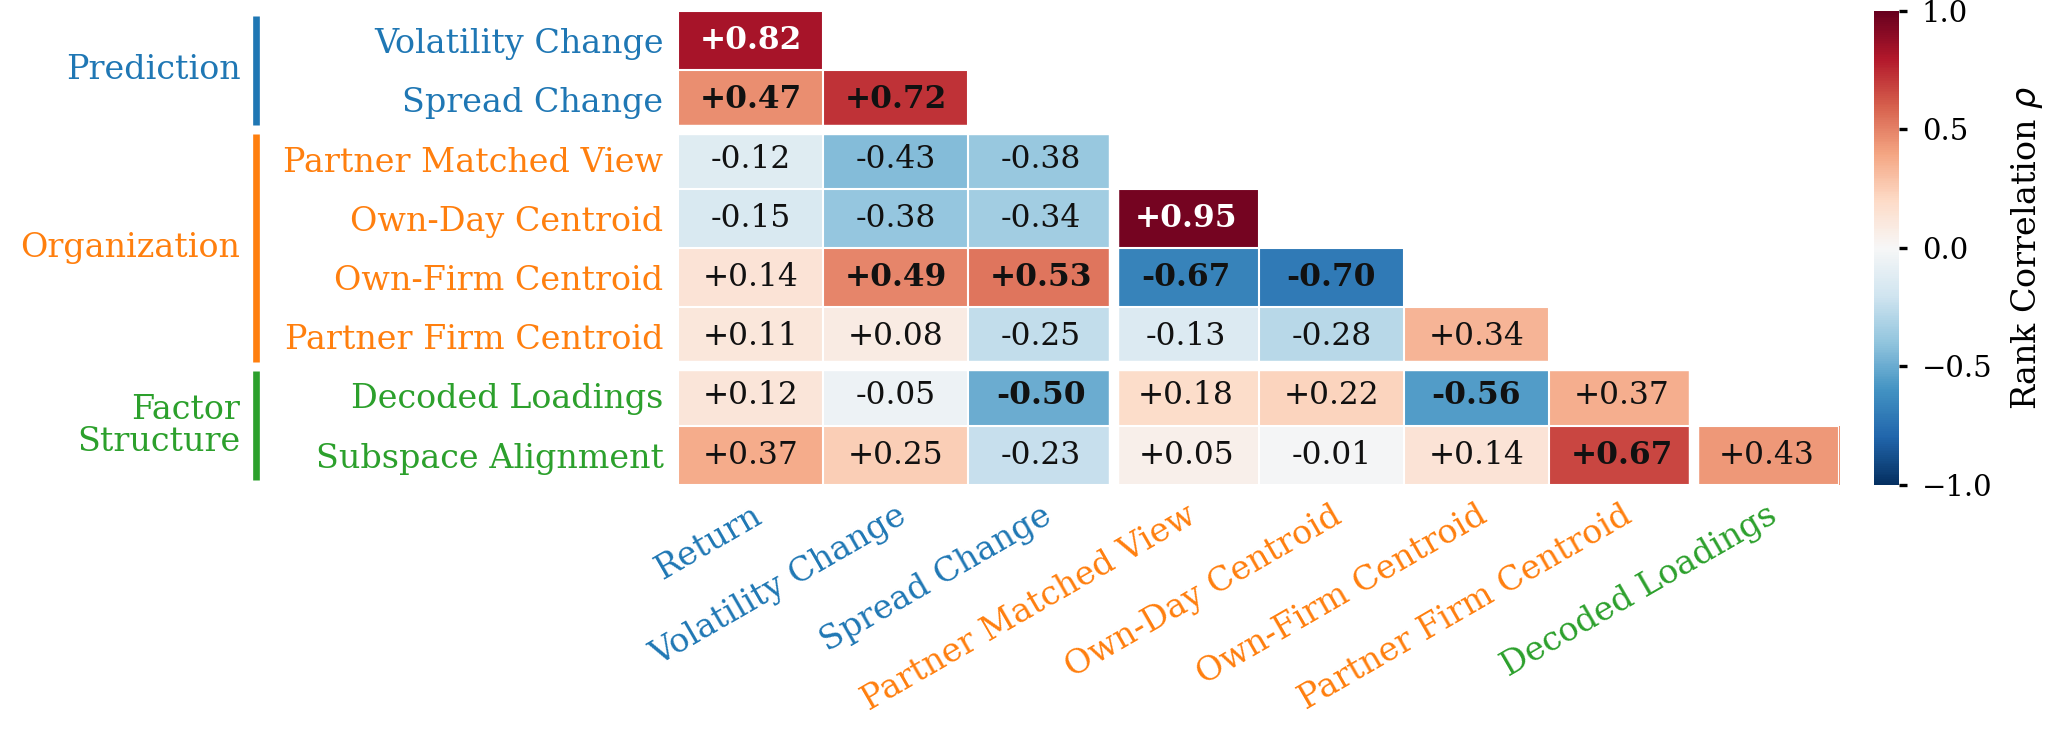

Write Python code to recreate this figure.
"""Do the nine evaluations rank the models the same way? A rank-rank matrix.

Eighteen METHODS and the Random ViT floor are scored by nine different
evaluations in this repo, and the tables that report them live apart: three
rank-IC probes (plots/core/probe_fit_table), four organization tasks and two
factor-structure analyses (plots/core/fixed_panel_table). Each is read on its
own, so nothing says whether they are nine views of one quality or nine
different questions. This ranks every entry 1..19 on each task and correlates
the RANKINGS.

A METHOD IS NOT AN ENCODER. Every arm here is retrained per eval month, so
one row of the rank table summarizes one separately trained encoder per month
of the shared panel, each scored on the month after its training span, then
averaged. n = 19 for every correlation because 19 is the number of things
being ranked; the months are what makes each of those 19 numbers stable
rather than one draw.

THE NINE TASKS (rows/columns of the matrix, in group order):

    Return                  rank IC, forward VWAP return,   h = 900 s (15 min)
    Volatility Change       rank IC, volatility change,     h = 900 s
    Spread Change           rank IC, spread change,         h = 900 s
    Partner Matched View    T1: pooled NN is the partner's same-day view
    Own-Day Centroid        T2: nearest centroid is the focal day's
    Own-Firm Centroid       T3: nearest centroid is the focal firm's
    Partner Firm Centroid   T4: centroid NN is the partner's centroid
    Decoded Loadings        ridge decode of Pelger factor loadings 1-4
    Subspace Alignment      canonical overlap of embedding PCs and loadings

ONE FIGURE, ONE CONFIGURATION. There are no variant flags: every choice
below is made once, here, so there is exactly one matrix to quote and no way
to quote the wrong one.

  * THE ROSTER IS THE 18 TRAINED METHODS PLUS THE RANDOM ViT -- 19 ranked
    entries (METHODS). The floor is ranked like any method, so a task where
    it places well is visibly a task that measures little. It is kept OUT of
    ROSTER itself, because both paper tables read ROSTER as their method list
    and render the floor in a block of their own.

  * THE SOURCES ARE THE PAPER TABLES' OWN LOADERS, so a number here is the
    number in the table (2026-09-26 rebuild, after the six-month retrain):
      forecasting   plots/core/probe_fit_table.load_results -- the ridge probe
                    (alpha 10) at the full six-month fit pool, predictive
                    readout; the Random ViT is the randinit seeds averaged
                    within a month.
      organization  fixed_panel_P3S2{tag}.json over fixed_panel_table's
                    DEFAULT_TAGS; the floor is its seeded ``random`` model.
      factors       decode_loadings / subspace_alignment{tag}.json over the
                    same tags; the floor is the five randvit seeds averaged
                    within a month.
    ROSTER is keyed by the one-month generation (``<x>_final``); every SSL and
    LeJEPA row is read under its six-month key (``<x>_6mo``), exactly as the
    two tables map it.

  * THE SUPERVISED ARMS ARE READ THROUGH THEIR OWN HEAD on the target(s) they
    trained for (plots/metrics/probe_head_ic.json), probe everywhere else.
    See ic_scores().

  * T1-T4 ARE RANKED ON BOTH READOUTS, averaged. The rank by TOP-1 RATE
    (higher better) with the rank by MEAN RANK of the target among the
    candidates (lower better): the rate saturates once a model is good and
    says nothing about how it fails, the mean rank does, so neither alone is
    the task. The average is re-ranked, so every column is a permutation of
    1..N before anything is correlated.

  * THE FACTOR COLUMNS ARE ONE NUMBER EACH -- the mean OOS Pearson r over
    total loadings 1-4, and rho-bar. The other number each analysis reports
    is deliberately unused. Permutation z only calibrates rho ("read rho; z
    only guards it" -- summarize.alignment), so averaging it in adds nothing.
    Factor-model R^2 is a different question (a stock's communality, not its
    position in factor space) and belongs in prose, not in this column.

ONE MONTH PANEL FOR EVERYTHING. A rank is only meaningful if every entry
earned it on the same months, so every score -- all nine tasks, all 19
entries -- is averaged over the eval months EVERY source has for EVERY entry
(``shared_panel``). As of 2026-09-26 that is all 31 months (the multihead's
last six head, organization and factor months were filled in that day). The
run prints the panel and, if it shrinks, which entries limit it.

ABSOLUTE vs DELTA IC. The IC columns are absolute rank IC. On a shared month
panel this changes no ordering -- mean dIC = mean IC - mean floor, one
constant per column -- so the figure is the same either way.

Outputs, in this folder:

    task_rank_corr.{png,pdf}   the lower-triangle 9x9 Spearman matrix
    task_rank_corr.json        the 19x9 rank table + the correlations

Run:
    uv run plots/task_corr/task_rank_corr.py
    uv run plots/task_corr/task_rank_corr.py --from-json   # replot only
"""
from __future__ import annotations

import argparse
import json
import statistics as st
import sys
from pathlib import Path

import numpy as np
from scipy.stats import rankdata, spearmanr

HERE = Path(__file__).resolve().parent
_PLOTS = HERE.parent
sys.path.insert(0, str(_PLOTS))
sys.path.insert(0, str(HERE))
# `paths` (FACTORS/PANELS) lives in plots/core; this module moved out of it.
sys.path.insert(0, str(_PLOTS / "core"))
# _plot_ic() does a function-local `import metrics` (plots/metrics/metrics.py,
# for SERIES_DEFS/load_ic_metrics). It is lazy, so dropping this path does NOT
# fail at import time -- only when that code path runs.
sys.path.insert(0, str(_PLOTS / "metrics"))

from style import (  # noqa: E402
    COMPACT_RC_PARAMS, SERIES_STYLES, WIDTH_FULL, apply_style, save_figure,
)

from paths import FACTORS as FS  # noqa: E402
H = 900          # the paper's headline horizon, 15 minutes
ALPHA = 10.0     # the ridge alpha probe_fit_table reports

# ONE CANVAS FOR BOTH FIGURES. The two are shown on consecutive slides, so
# they must occupy the same footprint or the deck jumps between them. That
# rules out ``bbox_inches="tight"``, whose output size depends on how long
# the labels happen to be (it had them at 6.92x5.34 and 4.99x4.18 in). Both
# now save on a FIXED canvas with explicit margins instead; the margins are
# what has to be right, since nothing outside them is rendered.
#
# THE SIZE IS plots/core/probe_fit_breadth.png's AS SAVED -- 2055 x 740 px at
# 300 dpi. That figure is WIDTH_FULL x 0.36 cropped tight, so these sit on the
# page at the same footprint and, with COMPACT_RC_PARAMS, the same type size.
FIG_SIZE = (2055 / 300, 740 / 300)

# THE ROSTER, and the two names each model answers to: ``lat`` in the
# latent-eval JSONs (fixed_panel and factors agree on it), ``ic`` in
# plots/metrics.SERIES_DEFS. The two trees grew separately, so the join is by
# hand; a model missing from either side raises rather than being ranked on
# half the tasks.
FAMILY_CITE = {"LeJEPA": "balestriero2025lejepaprovablescalableselfsupervised"}

# LATEX-ONLY SIZE OVERRIDES for row names that do not fit their column.
# Applied by BOTH table renderers, AFTER escaping, and keyed by the label as a
# row actually prints it (family prefix already trimmed).
#
# NOT part of `label`. ROSTER's labels also name points in the matplotlib
# figures below and rows in rankme_table.py's plain-text output, where a LaTeX
# macro would print literally rather than run.
LATEX_LABEL_SIZE = {
    "Same Stock, Diff. View": "scriptsize",
}


def latex_size_label(escaped, plain):
    """``escaped`` wrapped in its size macro, if ``plain`` has one."""
    size = LATEX_LABEL_SIZE.get(plain)
    return ("\\" + size + "{" + escaped + "}") if size else escaped


ROSTER: list[dict] = [
    {"label": "LeJEPA Same Stock, Diff. View", "fam": "LeJEPA",
     "lat": "pair_rrc_final",   "ic": "pair_rrc", "style": "lejepa_rrc"},
    {"label": "LeJEPA Time Warping",    "fam": "LeJEPA",
     "lat": "pair_warp_final",  "ic": "pair_warp", "style": "aug_warp"},
    {"label": "LeJEPA Gaussian Noising", "fam": "LeJEPA",
     "lat": "pair_noise_final", "ic": "pair_noise", "style": "aug_noise"},
    {"label": "LeJEPA Cross Stock",     "fam": "LeJEPA",
     "lat": "pair_k2_final",    "ic": "pair_k2", "style": "cross_stock_k2"},
    {"label": "LeJEPA C-S, Same Industry", "fam": "LeJEPA",
     "lat": "pair_k2ind_final", "ic": "pair_k2ind", "style": "cross_stock_k2ind"},
    # THE SUPERVISED ARMS ARE READ THROUGH THEIR OWN TRAINED HEAD on the
    # target(s) they were trained for; the probe still supplies their other
    # targets, and every unsupervised arm is probe everywhere because a head
    # is not a thing it has. A head is the model's actual output -- scoring a
    # specialist by linear probe measures a readout nobody would deploy, and
    # understates it on its own task (+0.0019 return, +0.0039 vol, +0.0482
    # spread).
    #
    # THE MULTIHEAD WAS BLOCKED UNTIL 2026-08-31. Its heads were written by a
    # loader that never loaded the head weights, so 31 of 32 months carried an
    # UNTRAINED head whose return IC averaged -0.0015 against a +0.0145 probe.
    # The full-history re-score landed 2026-08-31 03:16 and all 32 runs are now
    # stamped with style.HEAD_SCHEMA, which ICRun.head enforces -- an unstamped
    # multihead checkpoint returns None rather than that noise, so this cannot
    # silently regress. See [[supervised_head_collapse]].
    #
    # THE ASYMMETRY IS REAL AND BELONGS IN THE CAPTION: on the three
    # forecasting columns four methods are read through a trained head and
    # fifteen (the Random ViT included) through a linear probe. On the
    # 18-method, one-month-span campaign it changed little -- one cell moved
    # by >= 0.05, mean |rho| 0.349 -> 0.355 -- but it handed the multihead
    # first place on forecasting, ahead of MAE.
    {"label": "Supervised (return)",    "fam": "Supervised",
     "lat": "sup_return_w8",    "ic": "sup_return_w8",
     "style": "supervised_return", "head": ("return",)},
    {"label": "Supervised (vol)",       "fam": "Supervised",
     "lat": "sup_vol_w8",       "ic": "sup_vol_w8",
     "style": "supervised_vol", "head": ("volatility_change",)},
    {"label": "Supervised (spread)",    "fam": "Supervised",
     "lat": "sup_spread_w8",    "ic": "sup_spread_w8",
     "style": "supervised_spread", "head": ("spread_change",)},
    {"label": "Supervised (multihead)", "fam": "Supervised",
     "lat": "sup_multi_w8",     "ic": "sup_multi_w8",
     "style": "multihead",
     "head": ("return", "volatility_change", "spread_change")},
    {"label": "BYOL", "fam": "SSL", "lat": "byol_final", "cite": "grill2020bootstraplatentnewapproach",    "ic": "ssl_byol", "style": "byol"},
    {"label": "CoST",    "fam": "SSL", "lat": "cost_final", "cite": "woo2022costcontrastivelearningdisentangled",    "ic": "ssl_cost", "style": "cost"},
    {"label": "CPC",     "fam": "SSL", "lat": "cpc_final", "cite": "oord2019representationlearningcontrastivepredictive",     "ic": "ssl_cpc", "style": "cpc"},
    {"label": "DINO", "fam": "SSL", "lat": "dino_final", "cite": "caron_etal_dino",    "ic": "ssl_dino", "style": "dino"},
    {"label": "I-JEPA",  "fam": "SSL", "lat": "ijepa_final", "cite": "assran2023selfsupervisedlearningimagesjointembedding",   "ic": "ssl_ijepa", "style": "ijepa"},
    {"label": "MAE",     "fam": "SSL", "lat": "mae_final", "cite": "he_etal_2022",     "ic": "ssl_mae", "style": "mae"},
    {"label": "TF-C",    "fam": "SSL", "lat": "tfc_final", "cite": "zhang2022selfsupervisedcontrastivepretrainingtime",     "ic": "ssl_tfc", "style": "tfc"},
    {"label": "TimeMAE", "fam": "SSL", "lat": "timemae_final", "cite": "Cheng_2026", "ic": "ssl_timemae", "style": "timemae"},
    {"label": "TS2Vec",  "fam": "SSL", "lat": "ts2vec_final", "cite": "yue2022ts2vec",  "ic": "ssl_ts2vec", "style": "ts2vec"},
]

# THE RANDOM ViT, ranked as a 19th entry. NOT in ROSTER: ROSTER is the
# method list both paper tables render, and they give the floor its own block.
# ``lat``/``ic`` are unused for it -- each loader resolves the floor from its
# own seeds (see the module docstring).
FLOOR_ENTRY = {"label": "Random ViT", "fam": "Untrained", "lat": "random",
               "ic": "randinit", "style": "randinit", "point": "Random ViT"}
METHODS: list[dict] = ROSTER + [FLOOR_ENTRY]


def series_key(m: dict) -> str:
    """The key this entry's CURRENT results are stored under.

    ROSTER is keyed by the one-month generation; the reported wave is the
    six-month retrain, which the SSL and LeJEPA arms carry as ``<x>_6mo``.
    The supervised ``*_w8`` keys were never renamed.
    """
    k = m["lat"]
    return k[:-len("_final")] + "_6mo" if k.endswith("_final") else k


# DINO/BYOL ARE TIME-WARP VIEWS, and the table no longer says so in the row
# name (dropped 2026-09-17 for width). Both pin dataset_overrides to draw the
# positive pair as two time warps of ONE window -- the same view LeJEPA's
# 'Time Warping' row uses -- so a reader who takes these as image-style crops
# has them wrong. If the name does not carry it, the prose must.

# (task label, group). The group drives the block gaps, the tick colors and
# the left-hand brackets.
#
# THE LABELS ARE THE DIAGRAM PANEL TITLES, VERBATIM. T1-T4 are the four
# ``CLEAN_TITLES`` of fixed_panel/metric_diagram.py, and the two factor tasks
# are panels 3 and 4 of factors/factor_diagram.py (``--clean``); the three
# probes are the ``WM_PANEL_TITLES`` of plots/metrics/metrics.py. A talk shows
# the diagram and then this matrix, so a task must not change its name in
# between -- "T3" and "Own-Firm Centroid" being the same thing is not
# something an audience can be asked to hold in their head.
# The forecasting family's name, spelled ONCE: it is a group label on the
# figure and the filter plot_split splits on, and those two drifting apart
# would silently put every task on one side of the scatter.
PRED_GROUP = "Prediction"

# (label, group, source). ``source`` is what build_table dispatches on, so a
# task is declared ONCE: renaming a label cannot silently desynchronize a
# column from its data the way a second hard-coded name list can.
TASKS: list[tuple[str, str, str]] = [
    ("Return",                PRED_GROUP,      "ic:return"),
    ("Volatility Change",     PRED_GROUP,      "ic:volatility_change"),
    ("Spread Change",         PRED_GROUP,      "ic:spread_change"),
    ("Partner Matched View",  "Organization",      "org:T1"),
    ("Own-Day Centroid",      "Organization",      "org:T2"),
    ("Own-Firm Centroid",     "Organization",      "org:T3"),
    ("Partner Firm Centroid", "Organization",      "org:T4"),
    ("Decoded Loadings",      "Factor Structure",  "fac:decode"),
    ("Subspace Alignment",    "Factor Structure",  "fac:align"),
]
GROUP_COLOR = {PRED_GROUP: "tab:blue", "Organization": "tab:orange",
               "Factor Structure": "tab:green"}


# ── scores ────────────────────────────────────────────────────────────────
#
# Every loader returns PER-MONTH values, {task: {label: {month: value}}}, and
# nothing is averaged until build_table has the shared panel. A score that is
# missing for an entry raises rather than being dropped: a rank table with a
# hole in it silently re-ranks everything below it.

def _nanmean(xs) -> float:
    xs = [float(x) for x in xs if x is not None and float(x) == float(x)]
    return st.fmean(xs) if xs else float("nan")


def _core():
    """The two paper-table modules, imported lazily (they pull the registry)."""
    for p in (_PLOTS.parent, _PLOTS / "latent_eval" / "fixed_panel"):
        if str(p) not in sys.path:
            sys.path.insert(0, str(p))
    import fixed_panel_table as fpt
    import probe_fit_table as pft
    return pft, fpt


def ic_scores() -> dict[str, dict[str, dict[str, float]]]:
    """{target: {label: {month: rank IC at h=900}}}.

    READOUT. Every entry is read through the ridge probe on its frozen
    embedding, EXCEPT that a supervised arm is read through its own trained
    head on the target(s) it was trained for: that head is the model's actual
    output, and scoring it by probe measures a readout nobody would deploy.
    Off its own target a supervised arm is probe, like everyone else. Say so
    wherever the ranking is quoted -- on its own column a specialist is a
    trained head against linear probes.
    """
    pft, _ = _core()
    ics, _ns, nfiles, _unk = pft.load_results(ALPHA)
    head = pft.load_head()
    seeds = sorted(k for k in ics if k.startswith("randinit_"))
    if not seeds:
        raise SystemExit("no randinit_* floor in the probe results")
    print(f"  [ic] {nfiles} result files; floor seeds {', '.join(seeds)}")

    res: dict[str, dict[str, dict[str, float]]] = {}
    for task, _ in pft.TASKS:
        target = task[:-len(f"_{H}")]
        col = {}
        for m in METHODS:
            if m is FLOOR_ENTRY:
                months = {mo for s_ in seeds for mo in ics[s_].get(task, {})}
                col[m["label"]] = {
                    mo: _nanmean([ics[s_].get(task, {}).get(mo)
                                  for s_ in seeds]) for mo in months}
                continue
            key = series_key(m)
            if target in (m.get("head") or ()):
                per = head.get((key, task))
                if not per:
                    raise SystemExit(f"no head {task} for {key} in "
                                     f"{pft.HEAD_JSON.name}")
            else:
                per = ics.get(key, {}).get(task)
                if not per:
                    raise SystemExit(f"no probe {task} for {key}")
            col[m["label"]] = dict(per)
        res[target] = col
    return res


def organization_scores() -> dict[str, dict[str, dict[str, tuple]]]:
    """{'T1'..'T4': {label: {month: (top-1 rate, mean rank)}}}.

    Merged over fixed_panel_table.DEFAULT_TAGS the way that table merges
    them (later tags win a repeated key). Every tag is one panel geometry, so
    a month's rate and rank are comparable across entries.
    """
    _, fpt = _core()
    geo, tags = fpt.load_geo(list(fpt.DEFAULT_TAGS), required=False)
    print(f"  [org] tags {' '.join(tags)}")
    res: dict[str, dict[str, dict[str, tuple]]] = {}
    for mi in ("1", "2", "3", "4"):
        col = {}
        for m in METHODS:
            key = fpt.FLOOR if m is FLOOR_ENTRY else series_key(m)
            d = (geo.get(key) or {}).get(f"metric{mi}")
            if not d:
                raise SystemExit(f"no T{mi} result for {key}")
            rates, ranks = d["month_rates"], d["month_ranks"]
            col[m["label"]] = {
                mo: (float(rates[mo]), float(ranks[mo])) for mo in rates
                if mo in ranks and rates[mo] == rates[mo]
                and ranks[mo] == ranks[mo]}
        res[f"T{mi}"] = col
    return res


def _factor_months(tags, stem: str, field) -> dict[str, dict[str, float]]:
    """{series: {month: value}} from one factor stage, merged over ``tags``.

    ``field`` maps a result cell to its per-month list, which is aligned with
    ``months_used[series]`` (else the file's ``months``).
    """
    out: dict[str, dict[str, float]] = {}
    for tag in tags:
        f = FS / f"{stem}{tag}.json"
        if not f.is_file():
            continue
        j = json.loads(f.read_text())
        for key, cell in j["results"].items():
            series = key.split("|")[0]
            if stem == "decode_loadings" and not key.endswith("|emb"):
                continue
            vals = field(cell)
            months = j.get("months_used", {}).get(series, j["months"])
            if vals is None or len(vals) != len(months):
                continue
            out[series] = {mo: v for mo, v in zip(months, vals) if v == v}
    return out


def factor_scores() -> dict[str, dict[str, dict[str, float]]]:
    """{'decode': {label: {month: mean r over tot1-4}},
        'align':  {label: {month: rho-bar}}}."""
    _, fpt = _core()
    tags = list(fpt.DEFAULT_TAGS)

    def decode(cell):
        cols = [cell.get(f"tot{i}") for i in (1, 2, 3, 4)]
        if any(c is None for c in cols):
            return None
        return [_nanmean(v) for v in zip(*cols)]

    per = {"decode": _factor_months(tags, "decode_loadings", decode),
           "align": _factor_months(tags, "subspace_alignment",
                                   lambda c: c.get("rhobar"))}
    res: dict[str, dict[str, dict[str, float]]] = {}
    for kind, by in per.items():
        col = {}
        for m in METHODS:
            if m is FLOOR_ENTRY:
                seeds = [by[k] for k in fpt.FLOOR_SEEDS if k in by]
                if not seeds:
                    raise SystemExit(f"no {kind} floor seeds")
                months = set.intersection(*(set(s_) for s_ in seeds))
                col[m["label"]] = {mo: _nanmean([s_[mo] for s_ in seeds])
                                   for mo in months}
                continue
            key = series_key(m)
            if key not in by:
                raise SystemExit(f"no {kind} result for {key}")
            col[m["label"]] = by[key]
        res[kind] = col
    return res


def shared_panel(sources: dict[str, dict[str, dict]]) -> list[str]:
    """The eval months EVERY source carries for EVERY entry.

    Prints the panel and, for each entry that is short of the widest month
    set, what it is missing -- so a shrinking panel is visible, not silent.
    """
    per_entry: dict[str, set[str]] = {}
    for col in sources.values():
        for label, by_month in col.items():
            got = set(by_month)
            per_entry[label] = (per_entry[label] & got
                                if label in per_entry else got)
    panel = set.intersection(*per_entry.values())
    widest = set.union(*per_entry.values())
    print(f"  [panel] {len(panel)} shared months of {len(widest)} seen")
    for label, got in per_entry.items():
        if len(got) < len(widest):
            print(f"    {label}: {len(got)} months "
                  f"(missing {' '.join(sorted(widest - got))})")
    if not panel:
        raise SystemExit("no eval month is shared by every entry and task")
    return sorted(panel)


# ── ranking ───────────────────────────────────────────────────────────────

def _rank(values: list[float], higher_better: bool) -> np.ndarray:
    """1 = best, ties get the average rank."""
    v = np.asarray(values, dtype=float)
    return rankdata(-v if higher_better else v, method="average")


def build_table() -> dict:
    labels = [m["label"] for m in METHODS]

    print("loading scores")
    ic = ic_scores()
    org = organization_scores()
    fac = factor_scores()

    sources = {f"ic:{k}": v for k, v in ic.items()}
    sources.update({f"org:{k}": v for k, v in org.items()})
    sources.update({f"fac:{k}": v for k, v in fac.items()})
    panel = shared_panel(sources)

    def mean_on_panel(by_month, idx=None):
        vals = [by_month[mo] if idx is None else by_month[mo][idx]
                for mo in panel]
        return st.fmean(vals)

    # One column per TASKS row, built from that row's ``source``. Only the
    # four organization tasks have two components (see the docstring); the
    # rest are a single measure, higher-is-better.
    ranks: dict[str, np.ndarray] = {}
    for label, _group, source in TASKS:
        col = sources.get(source)
        if col is None:
            raise SystemExit(f"unknown task source {source!r}")
        if source.startswith("org:"):
            comps = [([mean_on_panel(col[l], 0) for l in labels], True),
                     ([mean_on_panel(col[l], 1) for l in labels], False)]
        else:
            comps = [([mean_on_panel(col[l]) for l in labels], True)]
        # Where there are two components the average of their ranks is the
        # score; re-ranking it is what makes the column a permutation of
        # 1..N, which keeps every column on one scale.
        avg = np.mean([_rank(v, hb) for v, hb in comps], axis=0)
        ranks[label] = rankdata(avg, method="average")

    names = [c for c, _, _ in TASKS]
    R = np.column_stack([ranks[c] for c in names])
    rho, pval = spearmanr(R)
    return {
        "labels": labels, "families": [m["fam"] for m in METHODS],
        "tasks": names, "groups": [g for _, g, _ in TASKS],
        "ranks": R.tolist(),
        "rho": np.asarray(rho).tolist(), "p": np.asarray(pval).tolist(),
        "n_methods": len(labels), "months": panel,
    }


# ── output ────────────────────────────────────────────────────────────────

def crit_rho(n: int, alpha: float = 0.05) -> float:
    """Two-sided ``alpha`` critical |rho| for ``n`` models, t approximation."""
    from scipy.stats import t as _t
    tc = _t.ppf(1 - alpha / 2, n - 2)
    return float(tc / np.sqrt(n - 2 + tc ** 2))


def print_table(d: dict) -> None:
    names, labels = d["tasks"], d["labels"]
    R = np.asarray(d["ranks"])
    w = max(len(l) for l in labels)
    head = " " * (w + 2) + "".join(f"{n[:9]:>11}" for n in names)
    print(f"\nRANKS (1 = best of {d['n_methods']}; the four organization "
          "columns are the mean of the rate rank and the mean-rank rank, "
          "re-ranked)\n")
    print(head)
    print("-" * len(head))
    for i, l in enumerate(labels):
        row = "".join(f"{R[i, j]:>11.1f}" for j in range(len(names)))
        print(f"{l:<{w}}  {row}")

    rho = np.asarray(d["rho"])
    print("\nSPEARMAN RANK CORRELATION between tasks\n")
    print(head)
    print("-" * len(head))
    for i, n in enumerate(names):
        row = "".join(f"{rho[i, j]:>11.2f}" for j in range(len(names)))
        print(f"{n:<{w}}  {row}")

    off = ~np.eye(len(names), dtype=bool)
    print(f"\nmean |rho| off-diagonal: {np.abs(rho[off]).mean():.3f}   "
          f"median: {np.median(rho[off]):+.3f}   "
          f"range: {rho[off].min():+.2f} .. {rho[off].max():+.2f}")
    n = d["n_methods"]
    crit = crit_rho(n)
    pairs = [(rho[i, j], names[i], names[j])
             for i in range(len(names)) for j in range(i + 1, len(names))]
    sig = [p for p in pairs if abs(p[0]) >= crit]
    print(f"|rho| >= {crit:.2f} is p < 0.05 at n = {n}: "
          f"{len(sig)} of {len(pairs)} pairs")
    for r, a, b in sorted(pairs, reverse=True)[:5]:
        print(f"    strongest  {r:+.2f}  {a} <-> {b}")
    for r, a, b in sorted(pairs)[:3]:
        print(f"    weakest    {r:+.2f}  {a} <-> {b}")


def plot(d: dict, out: Path) -> None:
    """The lower triangle only, sized and labelled for a slide.

    The matrix is symmetric with a constant diagonal, so a full 9x9 grid
    shows every correlation twice and nine cells that carry no information.
    Dropping the mirror halves what the eye has to scan -- which matters more
    on a projector than on paper.

    The axes are TRIMMED as well as masked: the first row and the last column
    of the full matrix are entirely upper-triangle, so they are cut rather
    than left as an empty band of axis furniture. Rows are therefore tasks
    2..9 and columns tasks 1..8.

    Style comes from plots/style.apply_style (the shared serif rcParams) at
    WIDTH_FULL, exactly as the paper figures do: a talk slide showing this
    beside the two task diagrams should not switch typeface halfway through.
    """
    import matplotlib.pyplot as plt

    apply_style(extra=COMPACT_RC_PARAMS)
    names, groups = d["tasks"], d["groups"]
    rho = np.asarray(d["rho"])
    n = len(names)
    crit = crit_rho(d["n_methods"])

    # M[i, j] is rho between task i+1 (row) and task j (column); everything
    # with j > i is the mirror image and is masked out.
    M = np.ma.masked_array(rho[1:, :-1],
                           mask=np.triu(np.ones((n - 1, n - 1), bool), k=1))
    cmap = plt.get_cmap("RdBu_r").copy()
    cmap.set_bad(alpha=0.0)

    fig, ax = plt.subplots(figsize=FIG_SIZE)
    # Margins, not a tight bbox: the left has to hold the row labels AND the
    # rotated family brackets outside them, the bottom the 30-degree column
    # labels. The canvas is far wider than tall, so the cells are NOT square
    # (aspect="auto") -- square cells would leave the triangle 1.4 in wide.
    fig.subplots_adjust(left=0.330, right=0.895, bottom=0.345, top=0.985)
    im = ax.imshow(M, cmap=cmap, vmin=-1, vmax=1, aspect="auto")

    for i in range(n - 1):
        for j in range(i + 1):
            v = M[i, j]
            # Bold marks the pairs that clear p < 0.05 at this n, so the ones
            # that survive are visible without the printed table beside it.
            # White ink only where the cell is genuinely dark. The cut has
            # to sit clear of the values actually on the figure: at 0.6 it
            # fell between +0.59 and +0.61, which print on indistinguishable
            # reds and so looked like an encoding rather than a threshold.
            ax.text(j, i, f"{v:+.2f}", ha="center", va="center", fontsize=7.5,
                    color="white" if abs(v) > 0.75 else "#111111",
                    fontweight="bold" if abs(v) >= crit else "normal")

    ax.set_xticks(range(n - 1))
    ax.set_yticks(range(n - 1))
    ax.set_xticklabels(names[:-1], rotation=30, ha="right",
                       rotation_mode="anchor", fontsize=8)
    ax.set_yticklabels(names[1:], fontsize=8)
    for tick, g in zip(ax.get_xticklabels(), groups[:-1]):
        tick.set_color(GROUP_COLOR[g])
    for tick, g in zip(ax.get_yticklabels(), groups[1:]):
        tick.set_color(GROUP_COLOR[g])

    # Family gaps. An outline around each family's own block was tried and
    # removed: the blocks are triangular, so every outline has a diagonal
    # edge that reads as a chart element of its own.
    for e in [i for i in range(1, n) if groups[i] != groups[i - 1]]:
        ax.plot([e - 0.5, e - 0.5], [e - 1.5, n - 1.5], color="white", lw=2.5)
        ax.plot([-0.5, e - 0.5], [e - 1.5, e - 1.5], color="white", lw=2.5)

    # Family brackets down the left margin. The row groups are contiguous
    # (2 / 4 / 2), so one bracket per family names the block a slide is
    # pointing at without the audience matching tick colors to a legend.
    #
    # Placed AFTER a draw, from the measured extent of the row labels: x is
    # in axes fraction, and how far left the labels reach depends on the
    # longest one, so a hardcoded offset silently prints the bracket on top
    # of "Partner Firm Centroid" the first time a task is renamed.
    fig.canvas.draw()
    rend = fig.canvas.get_renderer()
    ax_bb = ax.get_window_extent(rend)
    lab_x0 = min(t.get_window_extent(rend).x0 for t in ax.get_yticklabels())
    edge = (lab_x0 - ax_bb.x0) / ax_bb.width          # labels' left edge
    tr = ax.get_yaxis_transform()
    rows = groups[1:]
    starts = [i for i in range(len(rows)) if i == 0 or rows[i] != rows[i - 1]]
    for a in starts:
        b = next((i for i in range(a + 1, len(rows) + 1)
                  if i == len(rows) or rows[i] != rows[a]), len(rows))
        c = GROUP_COLOR[rows[a]]
        ax.plot([edge - 0.012, edge - 0.012], [a - 0.42, b - 1 + 0.42],
                transform=tr, color=c, lw=1.6, clip_on=False,
                solid_capstyle="butt")
        # HORIZONTAL, not rotated: at this canvas height a two-row block is
        # ~0.4 in tall, shorter than "Prediction" set sideways.
        ax.text(edge - 0.025, (a + b - 1) / 2, rows[a].replace(" ", "\n"),
                transform=tr, color=c, fontsize=8, ha="right", va="center",
                linespacing=1.0)

    ax.set_xticks(np.arange(-0.5, n - 1, 1), minor=True)
    ax.set_yticks(np.arange(-0.5, n - 1, 1), minor=True)
    ax.grid(which="minor", color="white", lw=0.5)
    ax.tick_params(which="minor", length=0)
    ax.tick_params(length=0)
    for side in ("top", "right", "left", "bottom"):
        ax.spines[side].set_visible(False)

    # NO CAPTION BLOCK. The upper triangle is left empty on purpose: the
    # figure is shown on a slide that carries its own heading, and the one
    # thing the annotation explained -- that bold marks p < 0.05 -- is said
    # out loud instead. Reinstate from git if the figure ever has to stand
    # alone on a page.

    # Explicit colorbar axes: ``fig.colorbar(ax=ax)`` steals width from ax,
    # which would fight the fixed margins set above.
    cax = fig.add_axes([0.912, 0.345, 0.012, 0.64])
    cb = fig.colorbar(im, cax=cax, ticks=[-1, -0.5, 0, 0.5, 1])
    cb.set_label(r"Rank Correlation $\rho$", fontsize=8)
    cb.ax.tick_params(labelsize=7, length=2)
    cb.outline.set_visible(False)

    paths = save_figure(fig, out, bbox_inches=None)
    plt.close(fig)
    print("\n[wrote " + ", ".join(str(p) for p in paths) + "]")


# The scatter's point labels come from plots/style.SERIES_STYLES, so a method
# is named on this figure exactly as it is named on every other paper figure
# ("Time Warp", "Same Stock Views", "Multihead", ...). ROSTER["label"] stays
# the longer form because the PRINTED table has no color to carry the family
# and "Return" alone would read as a task there.
FAM_COLOR = {"LeJEPA": "tab:blue", "Supervised": "tab:gray",
             "SSL": "tab:orange", "Untrained": "black"}


def point_label(entry: dict) -> str:
    return entry.get("point") or SERIES_STYLES[entry["style"]]["label"]


def plot_split(d: dict, out: Path, y_groups: tuple[str, ...] | None = None,
               ylabel: str | None = None) -> None:
    """Average rank on the three forecasting tasks vs on the other six.

    The matrix says the nine evaluations disagree; this says what that costs
    anyone who wants one ordering. Each method is one point, and the two
    coordinates are the two things the nine tasks turn out to measure.

    BOTH AXES ARE INVERTED so rank 1 sits top and right: the eye reads
    up-and-right as better, and a rank axis running N -> 1 is the only way
    to get that without plotting a negated rank nobody can read off. The
    axis labels say "1 = best" so the inversion never has to be guessed.

    Deliberately bare: no y = x line, no median crosshairs, no quadrant
    captions, no title. Every one of those was drawn at some point and every
    one competed with the point labels, which are the content.

    Point labels and family colors come from plots/style so a method is named
    and coloured here exactly as on every other paper figure.

    ``y_groups`` narrows the y axis to a subset of the non-prediction groups.
    The default (None = all six) is the figure the matrix is about and the one
    to quote. The single exception drawn is ``("Organization",)`` -- the four
    fixed-panel tasks alone -- for a poster whose latent section shows only
    those panels, so its scatter cannot promise a factor axis the poster never
    draws. Two similar scatters is exactly the quote-the-wrong-one hazard this
    module was built to avoid, so they are given DIFFERENT y-axis labels and
    different stems, and each prints its own rho.
    """
    import matplotlib.pyplot as plt

    apply_style(extra=COMPACT_RC_PARAMS)
    R = np.asarray(d["ranks"])
    groups = d["groups"]
    pred = [i for i, g in enumerate(groups) if g == PRED_GROUP]
    if y_groups is None:
        other = [i for i, g in enumerate(groups) if g != PRED_GROUP]
    else:
        other = [i for i, g in enumerate(groups) if g in y_groups]
        if not other:
            raise SystemExit(f"no task in groups {y_groups}")
    x, y = R[:, pred].mean(1), R[:, other].mean(1)
    n = len(d["labels"])
    if ylabel is None:
        ylabel = f"Latent-Structure Rank  (1 = best of {n})"
    rho_xy, p_xy = spearmanr(x, y)
    print(f"{out.name}: y = mean rank over "
          f"{', '.join(d['tasks'][i] for i in other)}\n"
          f"    rho(forecasting, y) = {rho_xy:+.3f}  (p = {p_xy:.2f}, "
          f"n = {n})")

    fig, ax = plt.subplots(figsize=FIG_SIZE)
    # Same canvas as the matrix (see FIG_SIZE). The legend sits OUTSIDE the
    # axes on the right: at this height it would cover a quarter of the plot.
    fig.subplots_adjust(left=0.100, right=0.835, bottom=0.175, top=0.975)
    for fam, c in FAM_COLOR.items():
        m = [i for i, f in enumerate(d["families"]) if f == fam]
        ax.scatter(x[m], y[m], s=28, c=c, edgecolor="white", linewidth=0.6,
                   label=fam, zorder=3)

    texts = [ax.annotate(point_label(METHODS[i]), (x[i], y[i]),
                         textcoords="offset points", xytext=(0, 5),
                         ha="center", va="bottom", fontsize=7.5, zorder=4,
                         color=FAM_COLOR[d["families"][i]])
             for i in range(n)]

    lo, hi = 0.2, n + 0.8
    ax.set_xlim(hi, lo)          # inverted: rank 1 on the RIGHT
    ax.set_ylim(hi, lo)          # inverted: rank 1 at the TOP
    ax.set_xlabel(f"Forecasting Rank  (1 = best of {n})", fontsize=9)
    # Two lines: at this canvas height the one-line title overruns the axis.
    ax.set_ylabel(ylabel.replace("  (", "\n("), fontsize=9)
    ax.set_xticks([1, 5, 10, 15, n])
    ax.set_yticks([1, 5, 10, 15, n])
    ax.tick_params(labelsize=8)
    leg = ax.legend(fontsize=8, frameon=False, loc="center left",
                    bbox_to_anchor=(1.01, 0.5), handletextpad=0.3,
                    borderpad=0.5, labelspacing=0.4)
    leg.set_zorder(5)

    # Label placement: N points on an NxN grid collide by
    # construction, so each label picks a SLOT. Candidates are tried in
    # preference order (above first, it reads best) and scored on how much
    # they overlap the markers, the labels already placed, and the legend;
    # the first clean slot wins, else the least-bad one. A push-apart
    # relaxation was tried first and oscillated -- two labels shoving each
    # other back and forth until the iteration budget ran out.
    from matplotlib.transforms import Bbox

    CANDIDATES = [(0, 5), (0, -6), (7, 1), (-7, 1), (7, -4), (-7, -4),
                  (0, 12), (0, -13), (10, 4), (-10, 4), (10, -8), (-10, -8)]
    fig.canvas.draw()
    rend = fig.canvas.get_renderer()
    PAD = 4.0                                   # px halo around each marker
    pts = ax.transData.transform(np.column_stack([x, y]))
    marks = [Bbox([[px - PAD, py - PAD], [px + PAD, py + PAD]])
             for px, py in pts]
    obstacles = marks + [leg.get_window_extent(rend)]
    ax_bb = ax.get_window_extent(rend)

    def cost(box, placed, dx, dy):
        c = 3.0 * sum(box.overlaps(o) for o in obstacles)
        c += 3.0 * sum(box.overlaps(b) for b in placed)
        c += 2.0 * (box.x0 < ax_bb.x0 or box.x1 > ax_bb.x1
                    or box.y0 < ax_bb.y0 or box.y1 > ax_bb.y1)
        # Prefer the slot NEAREST the marker among the ones that fit. Without
        # this the search is indifferent between every collision-free slot and
        # takes whichever comes first in the list, which parked "Same-stock
        # crops" a centimetre from its own dot and next to somebody else's.
        c += 0.35 * ((dx ** 2 + dy ** 2) ** 0.5) / 10.0
        return c

    def apply(t, dx, dy):
        t.set_position((dx, dy))
        t.set_ha("center" if dx == 0 else ("left" if dx > 0 else "right"))
        t.set_va("bottom" if dy >= 0 else "top")

    placed: list = []
    # Densest neighbourhoods first: those have the fewest workable slots, so
    # letting an isolated label take a good one early is what strands them.
    order = sorted(range(n), key=lambda i: -sum(
        1 for j in range(n)
        if j != i and abs(x[i] - x[j]) < 2.5 and abs(y[i] - y[j]) < 2.5))
    for i in order:
        best, best_c = CANDIDATES[0], None
        for dx, dy in CANDIDATES:
            apply(texts[i], dx, dy)
            c = cost(texts[i].get_window_extent(rend), placed, dx, dy)
            if best_c is None or c < best_c:
                best, best_c = (dx, dy), c
        apply(texts[i], *best)
        placed.append(texts[i].get_window_extent(rend))

    paths = save_figure(fig, out, bbox_inches=None)
    plt.close(fig)
    print("[wrote " + ", ".join(str(p) for p in paths) + "]")


def main() -> int:
    p = argparse.ArgumentParser(description=__doc__)
    p.add_argument("--from-json", action="store_true",
                   help="replot from the saved table; no score loading")
    p.add_argument("--out", default=str(HERE / "task_rank_corr"),
                   help="output stem")
    a = p.parse_args()

    jpath = Path(a.out).with_suffix(".json")
    if a.from_json:
        d = json.loads(jpath.read_text())
    else:
        d = build_table()
        jpath.write_text(json.dumps(d, indent=1))
    print_table(d)
    plot(d, Path(a.out))
    stem = Path(a.out)
    plot_split(d, stem.with_name(stem.name + "_split"))
    plot_split(d, stem.with_name(stem.name + "_split_org"),
               y_groups=("Organization",),
               ylabel=f"Organization Rank  (1 = best of {d['n_methods']})")
    print(f"[wrote {jpath}]")
    return 0


if __name__ == "__main__":
    raise SystemExit(main())
